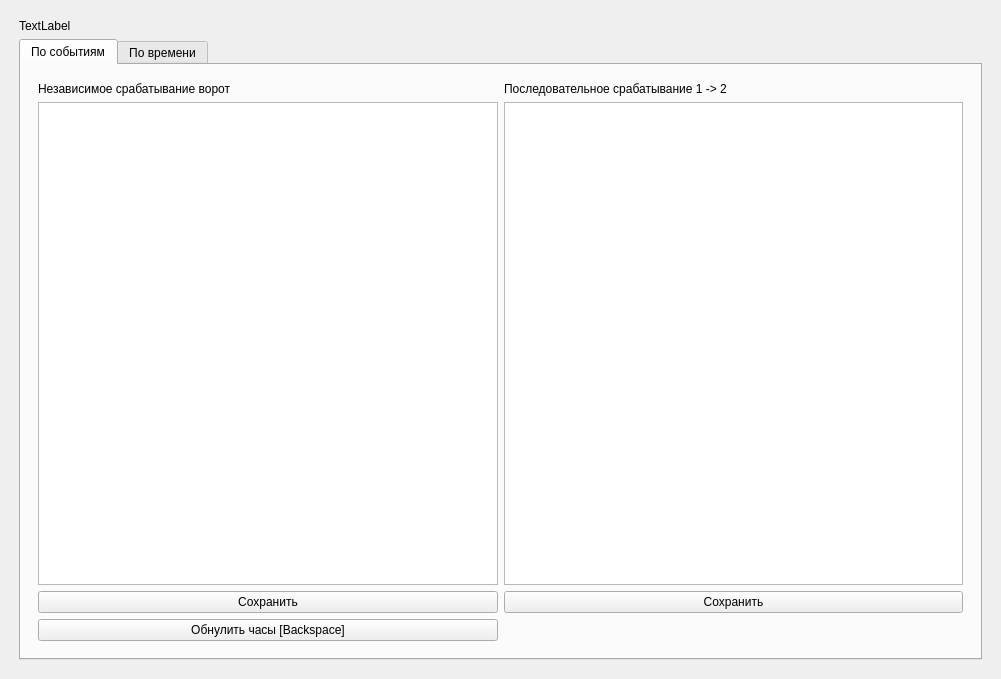
<?xml version="1.0" encoding="UTF-8"?>
<ui version="4.0">
 <class>MainWindow</class>
 <widget class="QMainWindow" name="MainWindow">
  <property name="geometry">
   <rect>
    <x>0</x>
    <y>0</y>
    <width>1001</width>
    <height>679</height>
   </rect>
  </property>
  <property name="windowTitle">
   <string>WiLAB ITMO</string>
  </property>
  <widget class="QWidget" name="centralwidget">
   <layout class="QGridLayout" name="gridLayout_2">
    <item row="0" column="0">
     <layout class="QVBoxLayout" name="verticalLayout">
      <property name="leftMargin">
       <number>10</number>
      </property>
      <property name="topMargin">
       <number>10</number>
      </property>
      <property name="rightMargin">
       <number>10</number>
      </property>
      <property name="bottomMargin">
       <number>10</number>
      </property>
      <item>
       <widget class="QLabel" name="connectionLabel">
        <property name="text">
         <string>TextLabel</string>
        </property>
       </widget>
      </item>
      <item>
       <widget class="QTabWidget" name="tabWidget">
        <property name="currentIndex">
         <number>0</number>
        </property>
        <widget class="QWidget" name="tab">
         <attribute name="title">
          <string>По событиям</string>
         </attribute>
         <layout class="QGridLayout" name="gridLayout_3">
          <item row="0" column="0">
           <layout class="QGridLayout" name="gridLayout">
            <property name="leftMargin">
             <number>8</number>
            </property>
            <property name="topMargin">
             <number>8</number>
            </property>
            <property name="rightMargin">
             <number>8</number>
            </property>
            <property name="bottomMargin">
             <number>8</number>
            </property>
            <item row="1" column="0">
             <widget class="QLabel" name="label_3">
              <property name="text">
               <string>Независимое срабатывание ворот</string>
              </property>
             </widget>
            </item>
            <item row="1" column="1">
             <widget class="QLabel" name="label_5">
              <property name="text">
               <string>Последовательное срабатывание 1 -&gt; 2</string>
              </property>
             </widget>
            </item>
            <item row="4" column="0">
             <widget class="QPushButton" name="button_time_reset">
              <property name="sizePolicy">
               <sizepolicy hsizetype="Minimum" vsizetype="Fixed">
                <horstretch>0</horstretch>
                <verstretch>0</verstretch>
               </sizepolicy>
              </property>
              <property name="text">
               <string>Обнулить часы [Backspace]</string>
              </property>
              <property name="shortcut">
               <string>Backspace</string>
              </property>
             </widget>
            </item>
            <item row="3" column="0">
             <widget class="QPushButton" name="button_save_s">
              <property name="text">
               <string>Сохранить</string>
              </property>
             </widget>
            </item>
            <item row="2" column="1">
             <widget class="QTableView" name="table_1"/>
            </item>
            <item row="2" column="0">
             <widget class="QTableView" name="table_0">
              <property name="autoScroll">
               <bool>true</bool>
              </property>
             </widget>
            </item>
            <item row="3" column="1">
             <widget class="QPushButton" name="button_save_d">
              <property name="text">
               <string>Сохранить</string>
              </property>
             </widget>
            </item>
           </layout>
          </item>
         </layout>
        </widget>
        <widget class="QWidget" name="tab_2">
         <attribute name="title">
          <string>По времени</string>
         </attribute>
         <layout class="QGridLayout" name="gridLayout_4">
          <item row="0" column="0">
           <layout class="QHBoxLayout" name="layout_intervals">
            <item>
             <layout class="QVBoxLayout" name="verticalLayout_3">
              <item>
               <layout class="QVBoxLayout" name="verticalLayout_2">
                <item>
                 <widget class="QLabel" name="label_v0">
                  <property name="font">
                   <font>
                    <pointsize>12</pointsize>
                    <bold>true</bold>
                   </font>
                  </property>
                  <property name="text">
                   <string>Ворота 1</string>
                  </property>
                 </widget>
                </item>
                <item>
                 <widget class="QLabel" name="label">
                  <property name="text">
                   <string>Счетчик по фронту</string>
                  </property>
                 </widget>
                </item>
                <item>
                 <widget class="QLCDNumber" name="value_0_counter">
                  <property name="digitCount">
                   <number>3</number>
                  </property>
                  <property name="segmentStyle">
                   <enum>QLCDNumber::Flat</enum>
                  </property>
                 </widget>
                </item>
                <item>
                 <widget class="QLabel" name="label_2">
                  <property name="text">
                   <string>Длительность импульса (1 и 0)</string>
                  </property>
                 </widget>
                </item>
                <item>
                 <widget class="QLabel" name="value_0_time_up">
                  <property name="font">
                   <font>
                    <pointsize>12</pointsize>
                    <bold>true</bold>
                   </font>
                  </property>
                  <property name="text">
                   <string>----</string>
                  </property>
                 </widget>
                </item>
                <item>
                 <widget class="QLabel" name="value_0_time_down">
                  <property name="font">
                   <font>
                    <pointsize>12</pointsize>
                    <bold>true</bold>
                   </font>
                  </property>
                  <property name="text">
                   <string>----</string>
                  </property>
                 </widget>
                </item>
                <item>
                 <widget class="QLabel" name="label_4">
                  <property name="text">
                   <string>Интервал по фронту, по спаду, с.</string>
                  </property>
                 </widget>
                </item>
                <item>
                 <widget class="QLabel" name="value_0_interval_up_front">
                  <property name="font">
                   <font>
                    <pointsize>12</pointsize>
                    <bold>true</bold>
                   </font>
                  </property>
                  <property name="text">
                   <string>----</string>
                  </property>
                 </widget>
                </item>
                <item>
                 <widget class="QLabel" name="value_0_interval_down_front">
                  <property name="font">
                   <font>
                    <pointsize>12</pointsize>
                    <bold>true</bold>
                   </font>
                  </property>
                  <property name="text">
                   <string>----</string>
                  </property>
                 </widget>
                </item>
               </layout>
              </item>
              <item>
               <layout class="QVBoxLayout" name="verticalLayout_4">
                <item>
                 <widget class="QLabel" name="label_v1">
                  <property name="font">
                   <font>
                    <pointsize>12</pointsize>
                    <bold>true</bold>
                   </font>
                  </property>
                  <property name="text">
                   <string>Ворота 2</string>
                  </property>
                 </widget>
                </item>
                <item>
                 <widget class="QLabel" name="label">
                  <property name="text">
                   <string>Счетчик по фронту</string>
                  </property>
                 </widget>
                </item>
                <item>
                 <widget class="QLCDNumber" name="value_1_counter">
                  <property name="digitCount">
                   <number>3</number>
                  </property>
                  <property name="segmentStyle">
                   <enum>QLCDNumber::Flat</enum>
                  </property>
                 </widget>
                </item>
                <item>
                 <widget class="QLabel" name="label_2">
                  <property name="text">
                   <string>Длительность импульса (1 и 0)</string>
                  </property>
                 </widget>
                </item>
                <item>
                 <widget class="QLabel" name="value_1_time_up">
                  <property name="font">
                   <font>
                    <pointsize>12</pointsize>
                    <bold>true</bold>
                   </font>
                  </property>
                  <property name="text">
                   <string>----</string>
                  </property>
                 </widget>
                </item>
                <item>
                 <widget class="QLabel" name="value_1_time_down">
                  <property name="font">
                   <font>
                    <pointsize>12</pointsize>
                    <bold>true</bold>
                   </font>
                  </property>
                  <property name="text">
                   <string>----</string>
                  </property>
                 </widget>
                </item>
                <item>
                 <widget class="QLabel" name="label_4">
                  <property name="text">
                   <string>Интервал (по фронту, по спаду)</string>
                  </property>
                 </widget>
                </item>
                <item>
                 <widget class="QLabel" name="value_1_interval_up_front">
                  <property name="font">
                   <font>
                    <pointsize>12</pointsize>
                    <bold>true</bold>
                   </font>
                  </property>
                  <property name="text">
                   <string>----</string>
                  </property>
                 </widget>
                </item>
                <item>
                 <widget class="QLabel" name="value_1_interval_down_front">
                  <property name="font">
                   <font>
                    <pointsize>12</pointsize>
                    <bold>true</bold>
                   </font>
                  </property>
                  <property name="text">
                   <string>----</string>
                  </property>
                 </widget>
                </item>
               </layout>
              </item>
             </layout>
            </item>
            <item>
             <widget class="QTableView" name="table_cnts">
              <property name="autoScroll">
               <bool>true</bool>
              </property>
             </widget>
            </item>
            <item>
             <layout class="QVBoxLayout" name="verticalLayout_7">
              <item>
               <widget class="QPushButton" name="button_add">
                <property name="sizePolicy">
                 <sizepolicy hsizetype="Minimum" vsizetype="Fixed">
                  <horstretch>0</horstretch>
                  <verstretch>0</verstretch>
                 </sizepolicy>
                </property>
                <property name="text">
                 <string>Записать [Enter]</string>
                </property>
                <property name="shortcut">
                 <string>Return</string>
                </property>
               </widget>
              </item>
              <item>
               <widget class="QPushButton" name="button_save_t">
                <property name="text">
                 <string>Сохранить</string>
                </property>
               </widget>
              </item>
             </layout>
            </item>
           </layout>
          </item>
         </layout>
        </widget>
       </widget>
      </item>
     </layout>
    </item>
   </layout>
  </widget>
 </widget>
 <resources/>
 <connections/>
</ui>
